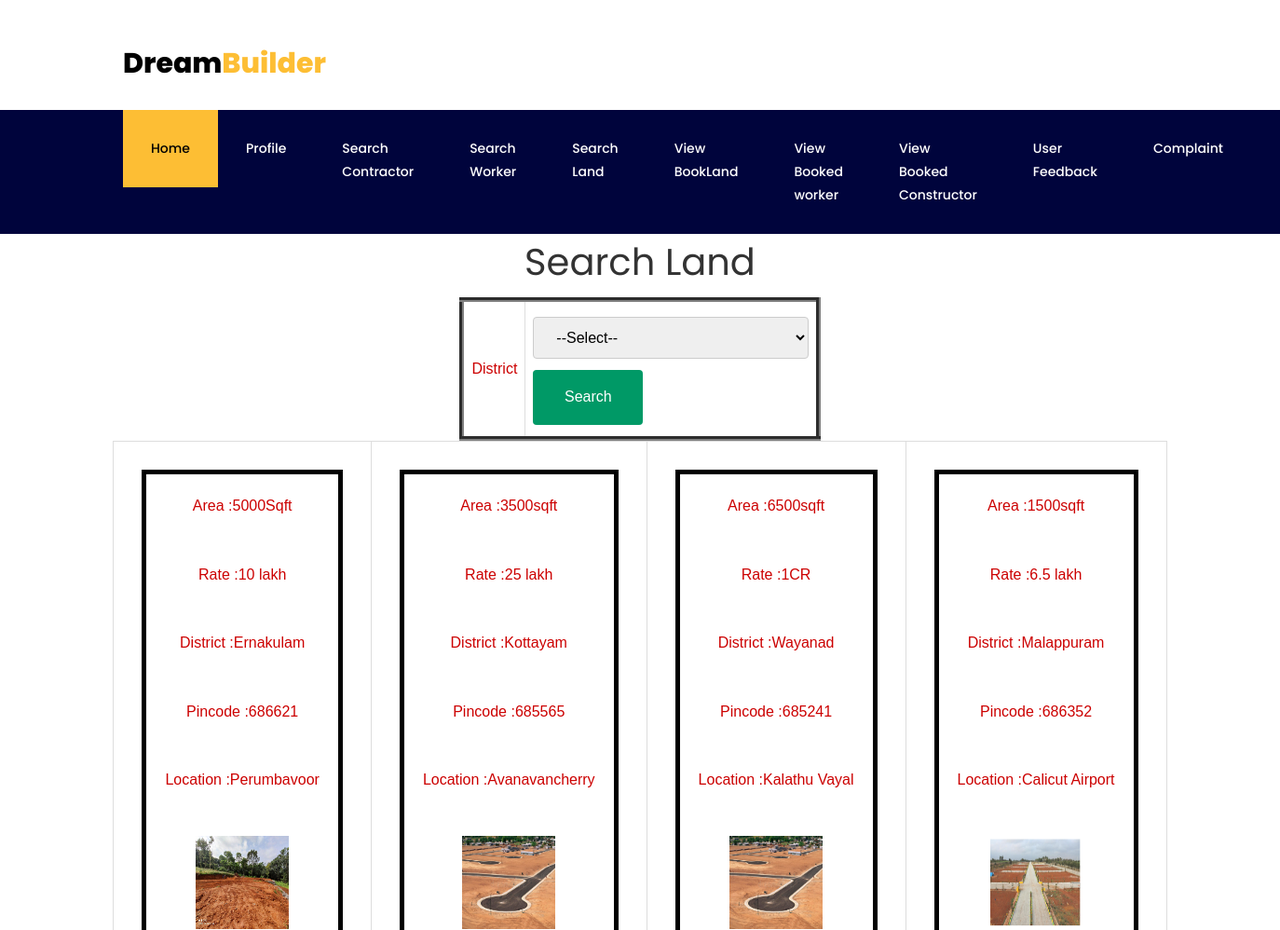
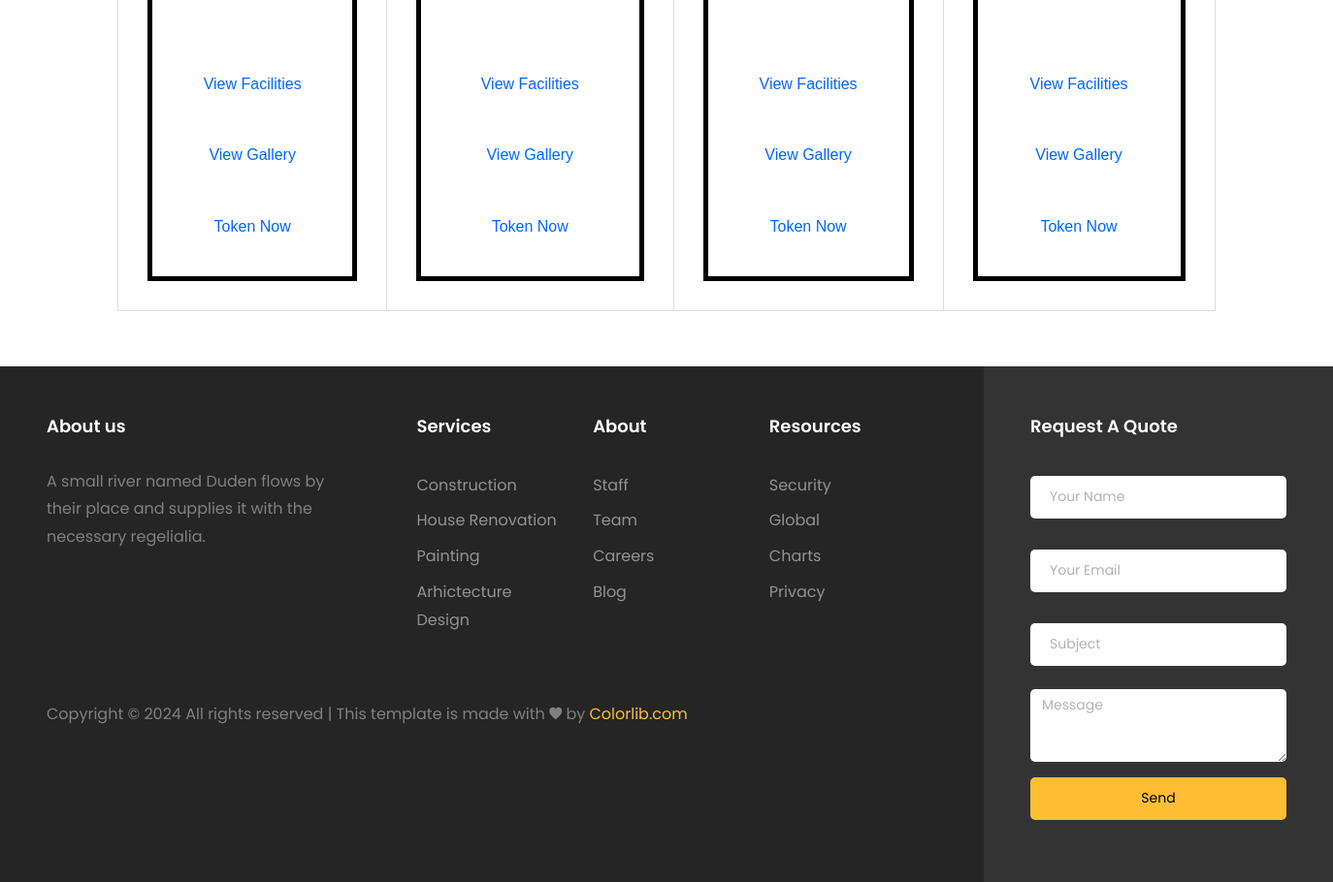
/User/searchland/ (signed in), run on the app's committed database (2 pictures, top to bottom).
### Landlord/models.py (models this page shows)
class ManageLands(models.Model):
    Area=models.CharField(max_length=30)
    Photo=models.FileField(upload_to="ManageLand/")
    Rate=models.CharField(max_length=10)
    district=models.ForeignKey(District,on_delete=models.SET_NULL,null=True)
    Pincode=models.CharField(max_length=20)
    Location=models.CharField(max_length=20)
    Landlord=models.ForeignKey(NewLandlord,on_delete=models.SET_NULL,null=True)

### Admin/models.py (models this page shows)
class District(models.Model):
    District_name=models.CharField(max_length=20)
    def __str__(self):
        return self.District_name

### User/views.py (the view)
# urls.py: path('searchland/',views.Landsearch,name="searchland"),
def Landsearch(request):
    if "userid" in request.session:
        dist=District.objects.all()
        facil=Landfactors.objects.all()
        if request.method=="POST":
            distid=request.POST.get("txt_distict")
            disobj=District.objects.get(id=distid)
            landobj=ManageLands.objects.filter(district=disobj)
            return render(request,"user/SearchLand.html",{"dist":dist,"facil":facil,"data":landobj})
        else:
            landobj=ManageLands.objects.all()
            return render(request,"user/SearchLand.html",{"dist":dist,"facil":facil,"data":landobj})
    else:
        return redirect('Guest:Login')

### User/templates/User/SearchLand.html (shortened to what this page needs)
{% extends 'User/Header.html' %}
{% load static %}
    {% block content %}
    <form method="POST" enctype="multipart/form-data" id="Searchland" place-url="{% url 'Guest:load_place' %}">
        <h1 align="center">Search Land</h1>
        <div id="tab">
            <table border="5" align="center" cellpadding="10" style="border-collapse: collapse;">
                <tr>
                    <td>District</td>
                    <td><select name="txt_distict" type="text" id="district">
                            <option>--Select--</option>
                        </select>
                        <input type="submit" name="search" value="Search">
                    </td>
                </tr>
    </form>
    <div id="data">
        <div id="tab">
            <table align="center" cellpadding="30" style="border-collapse: collapse;">
                {% for i in data %}
                <td>
                    <div style="text-align: center;border: 5px solid black; margin: 22px; padding: 20px;">
                        <p> Area :{{i.Area}}</p>
                        <br>
                        <p> Rate :{{i.Rate}}</p>
                        <br>
                        <p> District :{{i.district}}</p>
                        <br>
                        <p> Pincode :{{i.Pincode}}</p>
                        <br>
                        <p> Location :{{i.Location}}</p>
                        <br>
                        <p><img src="{{i.Photo.url}}" alt="" height="100" width="100"></p>
                        <br>
                        <br>
                        <p><a href="{% url 'User:Viewlandfacilities' i.id %}">View Facilities</a></p>
                        <br>
                        <p><a href="{% url 'User:viewgal' i.id %}">View Gallery</a></p>
                        <br>
                        <p><a href="{% url 'User:tokenpage' i.id%}">Token Now</a></p>
                    </div>
                </td>
                    {% endfor %}
            </table>
        </div>
</body>
{% endblock %}

### User/templates/User/Header.html (shortened to what this page needs)
{% load static %}
<!DOCTYPE html>
<html lang="en">
<head>
  <link rel="stylesheet" href="https://stackpath.bootstrapcdn.com/font-awesome/4.7.0/css/font-awesome.min.css">
  <link rel="stylesheet" href="{% static 'temp/css/animate.css' %}">
  <link rel="stylesheet" href="{% static 'temp/css/owl.carousel.min.css' %}">
  <link rel="stylesheet" href="{% static 'temp/css/owl.theme.default.min.css' %}">
  <link rel="stylesheet" href="{% static 'temp/css/magnific-popup.css' %}">
  <link rel="stylesheet" href="{% static 'temp/css/ionicons.min.css' %}">
  <link rel="stylesheet" href="{% static 'temp/css/flaticon.css' %}">
  <link rel="stylesheet" href="{% static 'temp/css/icomoon.css' %}">
  <link rel="stylesheet" href="{% static 'temp/css/style.css' %}">
  <link rel="stylesheet" href="{% static 'form/form.css' %}">
</head>
<body>
  <div class="container pt-5">
    <div class="row justify-content-between">
      <div class="col">
        <a class="navbar-brand" href="{% url 'index' %}">Dream<span>Builder</span></a>
      </div>
    </div>
  </div>
  <nav class="navbar navbar-expand-lg navbar-dark ftco_navbar bg-dark ftco-navbar-light" id="ftco-navbar">
    <div class="container">
      <div class="collapse navbar-collapse" id="ftco-nav">
        <ul class="navbar-nav mr-auto">
          <li class="nav-item active"><a href="{% url 'User:index' %}" class="nav-link">Home</a></li>
          <li class="nav-item"><a href="{% url 'User:View-userProfile' %}" class="nav-link">Profile</a></li>
          <li class="nav-item"><a href="{% url 'User:searchconst' %}" class="nav-link">Search Contractor</a></li>
          <li class="nav-item"><a href="{% url 'User:searchworker' %}" class="nav-link">Search Worker</a></li>
          <li class="nav-item"><a href="{% url 'User:searchland' %}" class="nav-link">Search Land</a></li>
          <li class="nav-item"><a href="{% url 'User:viewbookland' %}" class="nav-link">View BookLand</a></li>
          <li class="nav-item"><a href="{% url 'User:viewbookdworker' %}" class="nav-link">View Booked worker</a></li>
          <li class="nav-item"><a href="{% url 'User:viewbookedconst' %}" class="nav-link">View Booked Constructor</a></li>
          <li class="nav-item"><a href="{% url 'User:UserFeedback' %}" class="nav-link">User Feedback</a></li>
          <li class="nav-item"><a href="{% url 'User:UserComplaints' %}" class="nav-link">Complaint</a></li>
          <li class="nav-item"><a href="{% url 'index' %}" class="nav-link">Logout</a></li>
        </ul>
      </div>
    </div>
  </nav>
  <div class="hero-wrap">
    {% block content %}
    {% endblock %}
    <br>
    <br>
  <footer class="footer">
    <div class="container-fluid px-lg-5">
      <div class="row">
        <div class="col-md-9 py-5">
          <div class="row">
            <div class="col-md-4 mb-md-0 mb-4">
              <h2 class="footer-heading">About us</h2>
              <p>A small river named Duden flows by their place and supplies it with the necessary regelialia.</p>
              <ul class="ftco-footer-social p-0">
              </ul>
            </div>
            <div class="col-md-8">
              <div class="row justify-content-center">
                <div class="col-md-12 col-lg-10">
                  <div class="row">
                    <div class="col-md-4 mb-md-0 mb-4">
                      <h2 class="footer-heading">Services</h2>
                      <ul class="list-unstyled">
                        <li><a href="#" class="py-1 d-block">Construction</a></li>
                        <li><a href="#" class="py-1 d-block">House Renovation</a></li>
                        <li><a href="#" class="py-1 d-block">Painting</a></li>
                        <li><a href="#" class="py-1 d-block">Arhictecture Design</a></li>
                      </ul>
                    </div>
                    <div class="col-md-4 mb-md-0 mb-4">
                      <h2 class="footer-heading">About</h2>
                      <ul class="list-unstyled">
                        <li><a href="#" class="py-1 d-block">Staff</a></li>
                        <li><a href="#" class="py-1 d-block">Team</a></li>
                        <li><a href="#" class="py-1 d-block">Careers</a></li>
                        <li><a href="#" class="py-1 d-block">Blog</a></li>
                      </ul>
                    </div>
                    <div class="col-md-4 mb-md-0 mb-4">
                      <h2 class="footer-heading">Resources</h2>
                      <ul class="list-unstyled">
                        <li><a href="#" class="py-1 d-block">Security</a></li>
                        <li><a href="#" class="py-1 d-block">Global</a></li>
                        <li><a href="#" class="py-1 d-block">Charts</a></li>
                        <li><a href="#" class="py-1 d-block">Privacy</a></li>
                      </ul>
                    </div>
                  </div>
                </div>
              </div>
            </div>
          </div>
          <div class="row mt-md-5">
            <div class="col-md-12">
              <p class="copyright">
                Copyright &copy;
                <script>document.write(new Date().getFullYear());</script> All rights reserved | This template is made
                with <i class="ion-ios-heart" aria-hidden="true"></i> by <a href="https://colorlib.com"
                  target="_blank">Colorlib.com</a>
              </p>
            </div>
          </div>
        </div>
        <div class="col-md-3 py-md-5 py-4 aside-stretch-right pl-lg-5">
          <h2 class="footer-heading">Request A Quote</h2>
          <form action="#" class="contact-form">
            <div class="form-group">
              <input type="text" class="form-control" placeholder="Your Name">
            </div>
            <div class="form-group">
              <input type="text" class="form-control" placeholder="Your Email">
            </div>
            <div class="form-group">
              <input type="text" class="form-control" placeholder="Subject">
            </div>
            <div class="form-group">
              <textarea name="" id="" cols="30" rows="3" class="form-control" placeholder="Message"></textarea>
            </div>
            <div class="form-group">
              <button type="submit" class="form-control submit px-3">Send</button>
            </div>
          </form>
        </div>
      </div>
    </div>
  </footer>
</body>
</html>

### Guest/static/form/form.css (style rules this page uses)
#tab { font-family: "Trebuchet MS", Arial, Helvetica, sans-serif; border-collapse: collapse; width: 100%; }
#tab td, #tab th { border: 1px solid #ddd; padding: 8px; color: #C00; }
#tab a { color:#06F; }
input[type=text],[type=password],[type=email],[type=date], select { width: 100%; padding: 12px 20px; margin: 8px 0; display: inline-block; border: 1px solid #ccc; border-radius: 4px; box-sizing: border-box; }
input[type=submit] { width: 40%; background-color: #096; color: white; padding: 15px; margin: 4px 0; border: none; border-radius: 4px; cursor: pointer; }

### data on the page
ManageLands: Area "5000Sqft", Rate "10 lakh", district "Ernakulam", Pincode "686621", Location "Perumbavoor", Photo (picture)
ManageLands: Area "3500sqft", Rate "25 lakh", district "Kottayam", Pincode "685565", Location "Avanavancherry", Photo (picture)
ManageLands: Area "6500sqft", Rate "1CR", district "Wayanad", Pincode "685241", Location "Kalathu Vayal", Photo (picture)
ManageLands: Area "1500sqft", Rate "6.5 lakh", district "Malappuram", Pincode "686352", Location "Calicut Airport", Photo (picture)
